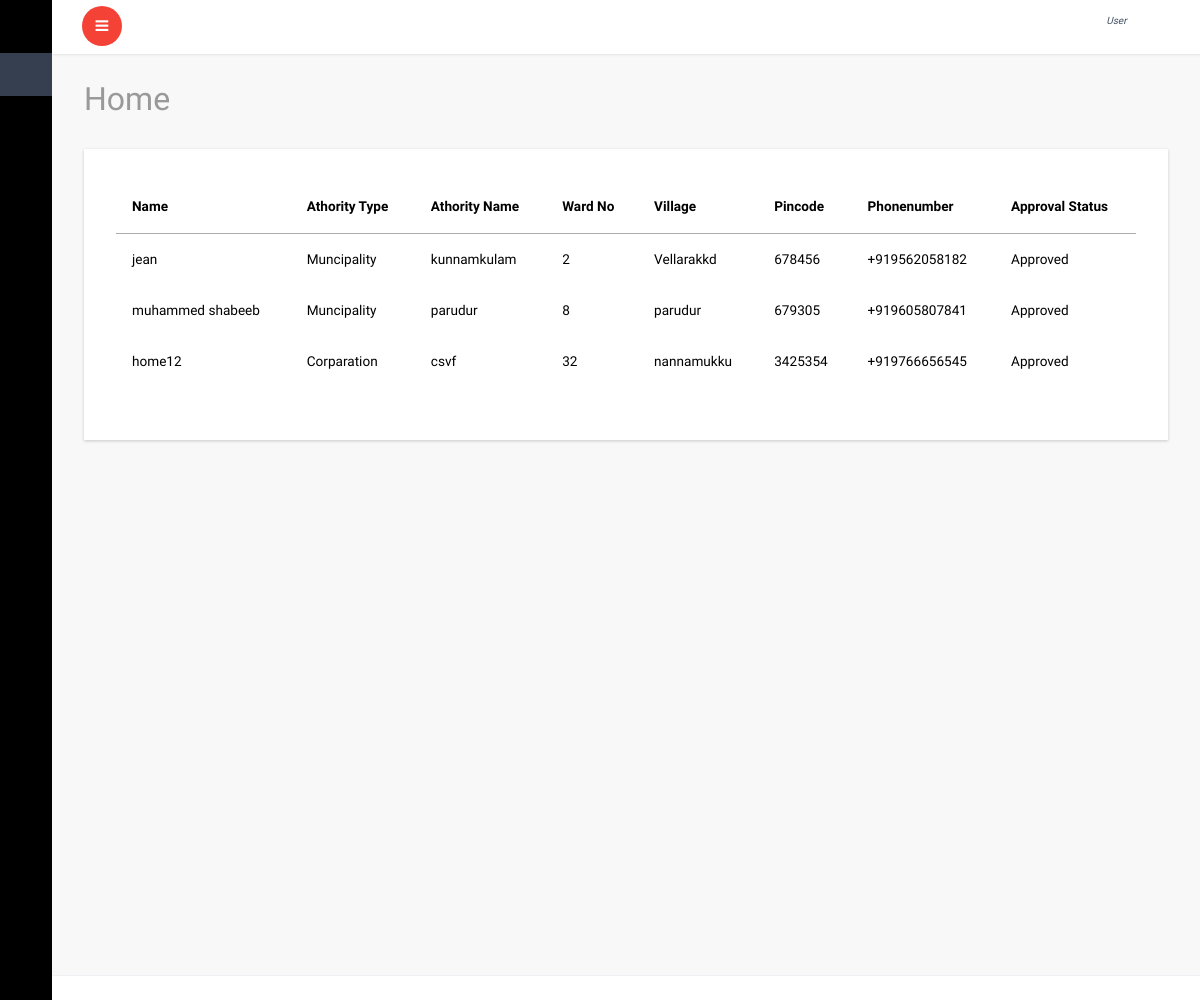
The page /all_home/ on the database as committed earlier.
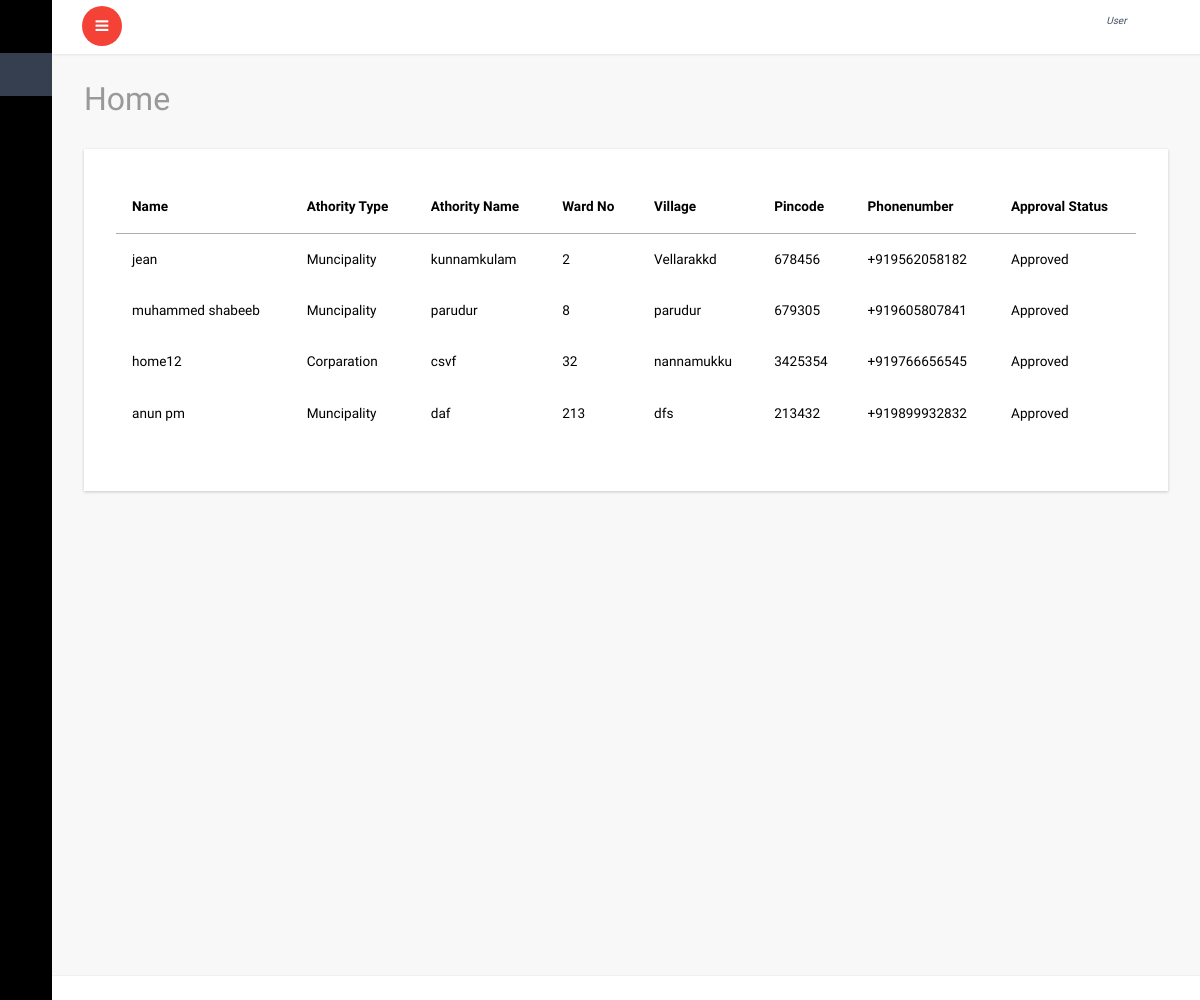
The same page on the database as committed later.
### account/models.py (models this page shows, shortened)
class Home(models.Model):
    user=models.OneToOneField(User,on_delete=models.CASCADE)
    name=models.CharField(max_length=40)
    authority_type=models.CharField(max_length=30,choices=authority_types,)
    authority_name=models.CharField(max_length=50)
    ward_no=models.PositiveIntegerField()
    village=models.CharField(max_length=50)
    pincode=models.PositiveIntegerField()
    phonenumber=PhoneNumberField()
    status_appruval=models.BooleanField(default=False)

### account/views.py (the view)
# urls.py: path('all_home/',views.all_home,name='all_home'),
def all_home(request):
    c=Home.objects.all()
    return render(request,'admin/home.html',{'c':c})

### templates/admin/home.html (shortened to what this page needs)
{% extends 'dashboard/index.html' %}
{% block content %}
			<div id="page-wrapper">
				<div class="graphs">
					<h3 class="blank1">Home</h3>
					 <div class="xs tabls">
						<div class="bs-example4" data-example-id="contextual-table">
                            <table class="table">
                                {% if c %}
                                <thead>
                                    <tr>
                                      <th>Name</th>
                                      <th>Athority Type</th>
                                       <th>Athority Name</th>
                                       <th>Ward No</th>
                                       <th>Village</th>
                                       <th>Pincode</th>
                                       <th>Phonenumber</th>
                                        <th>Approval Status</th>
                                    </tr>
                                </thead>
                                <tbody>
                                    {% for l in c %}
                                    <tr>
                                        <td>{{l.name}}</td>
                                        <td>{{l.authority_type}}</td>
                                        <td>{{l.authority_name}}</td>
                                        <td>{{l.ward_no}}</td>
                                        <td>{{l.village}}</td>
                                        <td>{{l.pincode}}</td>
                                        <td>{{l.phonenumber}}</td>
                                     {% if l.status_appruval == True %}
                                        <td>Approved</td>
                                        {% else %}
                                        <td><a href="{% url 'homeappruval' l.id %}" style="color: red;">Approve Now</a></td>
                                        {% endif %}
                                    </tr>
                                    {% endfor %}
                                </tbody>
                            </table>
                            {% else %}
                            <h4>No Centers Registerd For appruval</h4>
                            {% endif %}
					   </div>
						</div>
						</div>
					</div>
		{% endblock %}

Rows that differ between the two databases and show on the page:
added Home: name "anun pm", authority_type "Muncipality", authority_name "daf", ward_no "213", village "dfs", pincode "213432", phonenumber "+919899932832", status_appruval "Approved"
